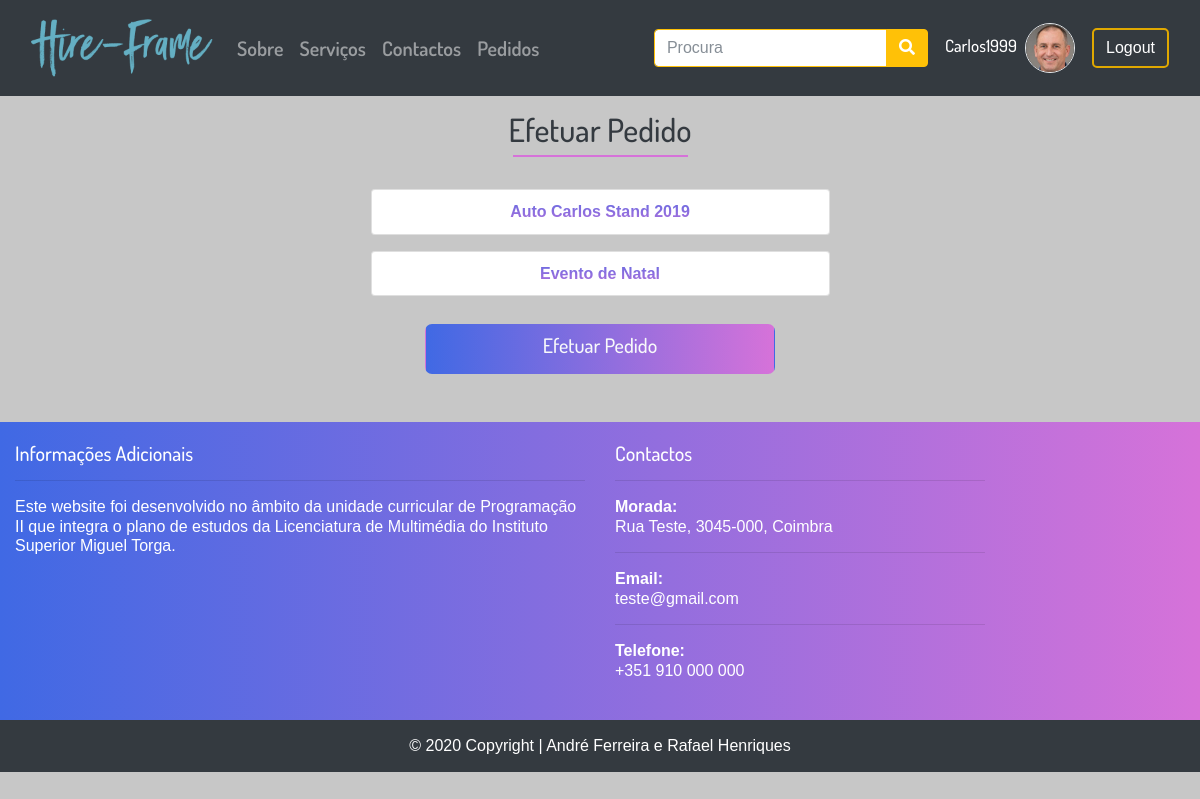
Screenshot of /index.php?op=listarreq (signed in) with the database file from the repository.
### tables this page shows
CREATE TABLE IF NOT EXISTS `utilizador` (
  `id_utilizador` int(11) NOT NULL AUTO_INCREMENT,
  `username` varchar(15) NOT NULL,
  `nome` varchar(150) NOT NULL,
  `id_genero` int(11) NOT NULL,
  `email` varchar(100) NOT NULL,
  `data_nascimento` date NOT NULL,
  `data` datetime NOT NULL DEFAULT CURRENT_TIMESTAMP ON UPDATE CURRENT_TIMESTAMP,
  `pass` varchar(255) NOT NULL,
  `tipo_utilizador` int(11) NOT NULL,
  `biografia` varchar(255) DEFAULT NULL,
  `imagem` varchar(255) DEFAULT NULL,
  `repor_pass` varchar(255) DEFAULT NULL,
  PRIMARY KEY (`id_utilizador`),
  UNIQUE KEY `id_area` (`id_utilizador`),
  UNIQUE KEY `username` (`username`),
  KEY `fk_id_tipo_tipo_utilizador` (`tipo_utilizador`),
  KEY `fk_id_genero_genero_utilizador` (`id_genero`)
);

CREATE TABLE IF NOT EXISTS `requisicao` (
  `id_requisicao` int(11) NOT NULL AUTO_INCREMENT,
  `id_subarea` int(11) NOT NULL,
  `nome_projeto` varchar(50) NOT NULL,
  `descricao` varchar(250) NOT NULL,
  `data` datetime NOT NULL DEFAULT CURRENT_TIMESTAMP ON UPDATE CURRENT_TIMESTAMP,
  `id_utilizador` int(11) NOT NULL,
  `preco` int(11) NOT NULL,
  `img_req` varchar(255) NOT NULL DEFAULT 'http://localhost/projetofinal/img/uploads/exemplo.jpg',
  PRIMARY KEY (`id_requisicao`),
  KEY `fk_id_utilizador_req_utilizador_req` (`id_utilizador`),
  KEY `fk_id_subarea_req_subarea_req` (`id_subarea`)
);

### inc/listarreq.inc.php (the view, shortened to what this page needs)
<?php
if(isset($_SESSION['username'],$_SESSION['id_utilizador'])){
$id = $_SESSION["id_utilizador"];
?>
<div class="container py-3">
      <header class="col-md-12 mb-4">
        <h2 class="text-center text-dark">Efetuar Pedido</h2>
        <span class="underline-rosa mb-3"></span>
      </header>
<?php
  $db = new PDO("mysql:host=localhost; dbname=projetofinal","root","");
  $dados = $db->query("SELECT subarea.nome, requisicao.descricao, requisicao.nome_projeto, requisicao.id_subarea AS 'requisicao associada', requisicao.id_requisicao FROM requisicao JOIN utilizador ON requisicao.id_utilizador = utilizador.id_utilizador JOIN subarea ON requisicao.id_subarea = subarea.id_subarea JOIN area ON subarea.id_area = area.id_area WHERE utilizador.id_utilizador = $id");
  $dados->execute();
  if ($dados->rowCount() > 0)
  {
    foreach($dados as $row) {
      echo '<div class="row justify-content-center">
      <div class="col-md-5 text-center p-2">
   <ul class="list-group bg-white rounded">
   <li class="list-group-item grad-txt f-12 font-weight-bold"><a href="index.php?op=gerirreq&idreq='.$row["id_requisicao"].'">'.$row["nome_projeto"].'</a></li>
   </ul>
   </div>
</div>';
    }
} else {
echo '<div class="row justify-content-center"><div class="col-md-5 text-center p-2"> <h1>Ainda não tem pedidos efetuados. Efetue um pedido.</h1></div></div>';
}
}
  ?>
<br>
<div class="row justify-content-center">
      <div class="col-md-4">
        <button class="btn btn-grad grad col-12 mb-2"><h5><a class="text-light" href="index.php?op=addreq">Efetuar Pedido</a></h5></button>
      </div>
</div>
</div>

### inc/menu.inc.php (shortened to what this page needs)
<div class="container-fluid bg-dark">
        <header class="menu-font-20 ">
            <nav class="navbar navbar-expand-lg navbar-dark" id="navbar">
                <a href="index.php" class="navbar-brand">
                    <img src="img/hire-frame.png" height="70" class="d-inline-block align-top <?php if (isset($_GET["op"])) if ($_GET["op"] == 0) echo "active";?>">
                </a>
                <div id="menu" class="collapse navbar-collapse">
                    <ul class="navbar-nav mr-auto text-light">
                        <li class="nav-item text-light f-600">
                            <a href="index.php?op=sobre" class="nav-link <?php if (isset($_GET["op"])) if ($_GET["op"] == "sobre") echo "active";?>">Sobre</a>
                        </li>
                        <li class="nav-item text-light f-600">
                            <a href="index.php?op=servicos" class="nav-link <?php if (isset($_GET["op"])) if ($_GET["op"] == "servicos") echo "active";?>">Serviços</a>
                        </li>
                        <li class="nav-item text-light f-600">
                            <a href="index.php?op=contactos" class="nav-link <?php if (isset($_GET["op"])) if ($_GET["op"] == "contactos") echo "active";?>">Contactos</a>
                        </li>
                        <?php
                        if(isset($_SESSION["username"]))
                        { ?>
                        <li class="nav-item text-light f-600">
                            <a href="index.php?op=pedidos" class="nav-link <?php if (isset($_GET["op"])) if ($_GET["op"] == "pedidos") echo "active"; ?>">Pedidos</a>
                        </li>
                        <?php
                        }
                        ?>
                    </ul>
                    <form class="form-inline" method="post">
                        <div class="input-group">
                            <input class="form-control border border-warning" name="search" type="search" placeholder="Procura" aria-label="Search" required>
                            <span class="input-group-btn">
                                <button class="btn btn-warning" formaction="index.php?op=procura"><i class="fas fa-search"></i></button>
                            </span>
                        </div>
                    </form>
                <?php
if(isset($_SESSION["username"]))
 {
    $username = $_SESSION["username"];
    require("db_projetofinal.php");
    $dados = $db->query("SELECT imagem FROM utilizador WHERE username = '$username'");
    foreach ($dados as $row) {
        $imagem = $row["imagem"];
    }
      echo '<a href="index.php?op=userpage" class="btn m-1 btn-default f-500 f-17">'.$_SESSION["username"].'<img src="'.$imagem.'" class="rounded-circle border border-grad ml-2" width="50px" height="50px"></a>
      <a href="index.php?op=logout" class="btn btn-login">Logout</a>';
 } else {
    echo '<a href="index.php?op=login" class="btn m-1 btn-default f-500 f-17">Login</a>
    <a href="index.php?op=registar" class="btn btn-login">Registar</a>';
 }
            ?>
                </div>
            </nav>
        </header>
    </div>

### css/costum.css (style rules this page uses)
* { margin: 0; padding: 0; font-size: 100%; border: none; outline: none; line-height: 1.22; color: #fff; box-sizing: border-box; font-family: 'Dosis', sans-serif; }
body { background-repeat: no-repeat; background-position: center center; background-attachment: fixed; background-color: #c7c7c7; }
.grad { background-image: linear-gradient(to right, #4069E4 , #D672D9); }
.grad-txt { background: -webkit-linear-gradient(#4069E4 , #D672D9); -webkit-background-clip: text; -webkit-text-fill-color: transparent; }
a, a:hover, a:focus, .footer-copyright>a:hover { text-decoration: none; color: #6c757d; }
.menu-font-20 { font: 20px sans-serif; }
.btn-login { border: 2px solid #e0a800; background: none; position: relative; color: #fff; z-index: 1; border-radius: 5px; height: 100%; transition: all .50s ease-in-out; transition: all .50s ease-in-out; -moz-transition: all .50s ease-in-out; -webkit-transition: all .50s ease-in-out; }
.btn-default { background: none; position: relative; color: #fff; z-index: 1; border-radius: 5px; height: 100%; transition: all .50s ease-in-out; transition: all .50s ease-in-out; -moz-transition: all .50s ease-in-out; -webkit-transition: all .50s ease-in-out; }
.underline-rosa { content: ''; border-top: 2px solid #D672D9; width: 175px; display: block; margin-bottom: 8px; margin: 0 auto; }
.btn-grad { font-size: 17px; border-radius: 7px; }
.f-500 { font-weight: 500; }
.f-600 { font-weight:600; }
.f-17 { font-size: 17px; }

### rows the page displays
utilizador: imagem (picture)
requisicao: nome_projeto "Auto Carlos Stand 2019"
requisicao: nome_projeto "Evento de Natal"

### other values shown
$_SESSION["username"] "Carlos1999"
